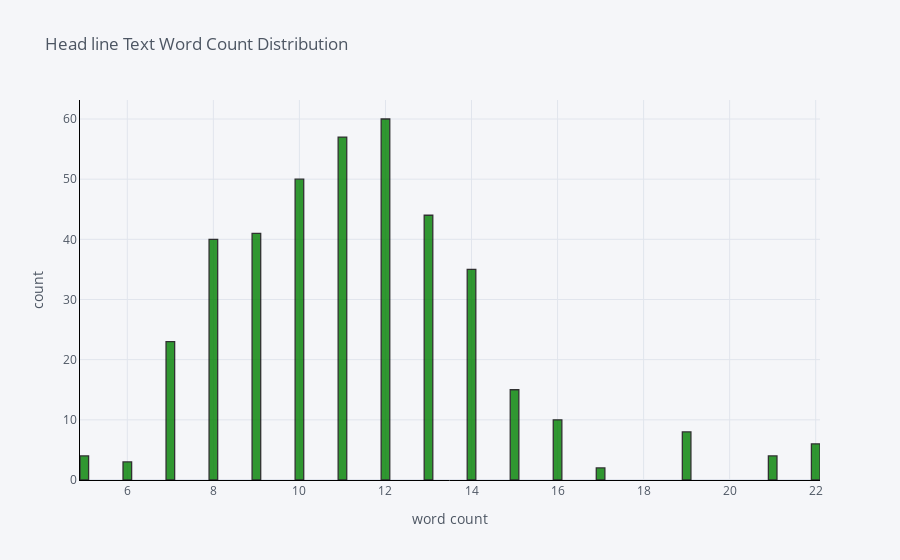

Notebook cell for this chart:
### Code cell
#Plotting Head line word count Distribuation across 155 movies
df['word_count'].iplot(
    kind='hist',
    bins=100,
    color = "green",
    xTitle="word count",
    linecolor='black',
    yTitle='count',
    title='Head line Text Word Count Distribution')

### Figure 1 — Plotly figure (JSON) as saved in the notebook; plotly's stock layout.template omitted (floating-point values rounded to 4 significant figures; data arrays with more than 128 entries replaced by an {"elided": "..."} marker saying what was removed)
{"data": [{"histfunc": "count", "histnorm": "", "marker": {"color": "rgba(0, 128, 0, 1.0)", "line": {"color": "#000000", "width": 1.3}}, "name": "word_count", "nbinsx": 100, "opacity": 0.8, "orientation": "v", "type": "histogram", "x": {"elided": "402 int values"}}], "layout": {"barmode": "overlay", "legend": {"bgcolor": "#F5F6F9", "font": {"color": "#4D5663"}}, "paper_bgcolor": "#F5F6F9", "plot_bgcolor": "#F5F6F9", "title": {"font": {"color": "#4D5663"}, "text": "Head line Text Word Count Distribution"}, "xaxis": {"gridcolor": "#E1E5ED", "linecolor": "black", "showgrid": true, "tickfont": {"color": "#4D5663"}, "title": {"font": {"color": "#4D5663"}, "text": "word count"}, "zerolinecolor": "#E1E5ED"}, "yaxis": {"gridcolor": "#E1E5ED", "linecolor": "black", "showgrid": true, "tickfont": {"color": "#4D5663"}, "title": {"font": {"color": "#4D5663"}, "text": "count"}, "zerolinecolor": "#E1E5ED"}}}
